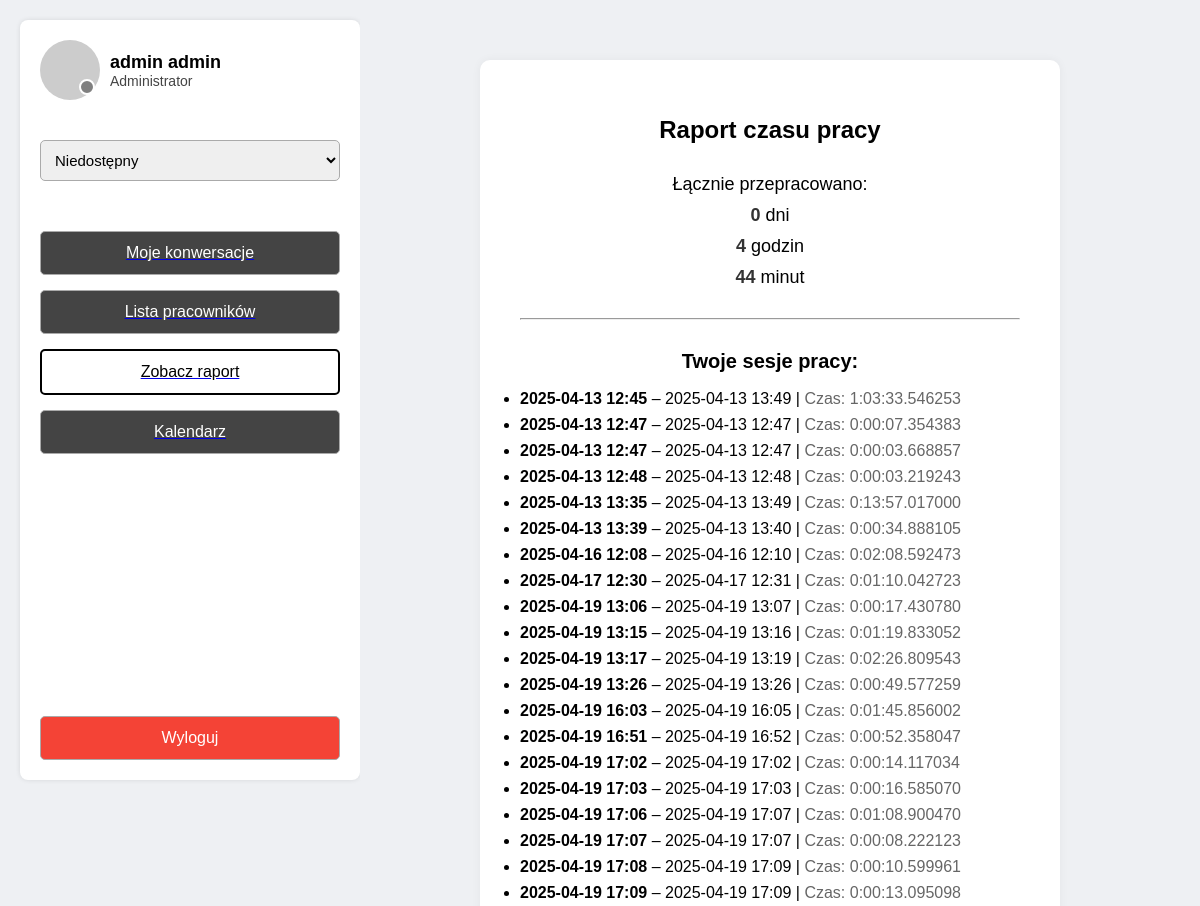
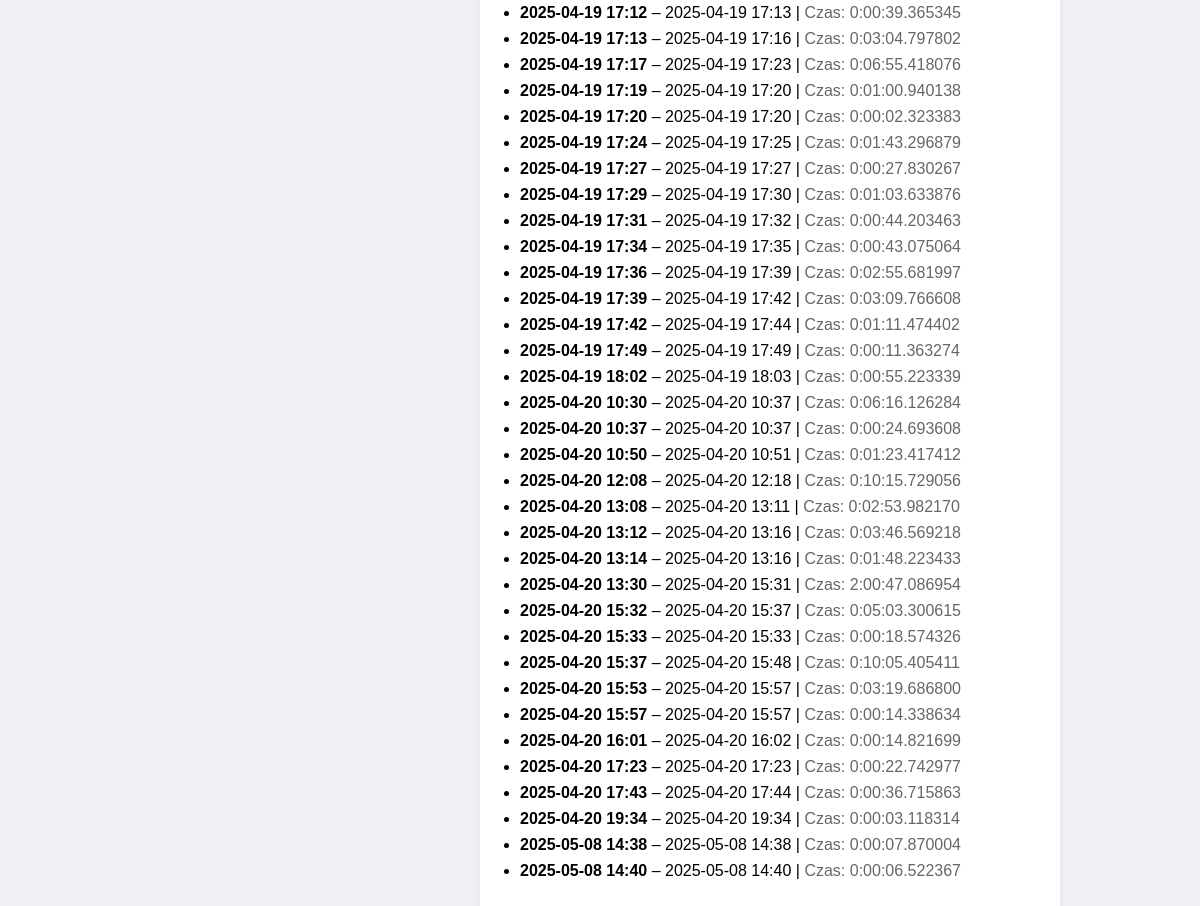
The page /user/raport/ (signed in) on the database as committed earlier (2 pictures, top to bottom).
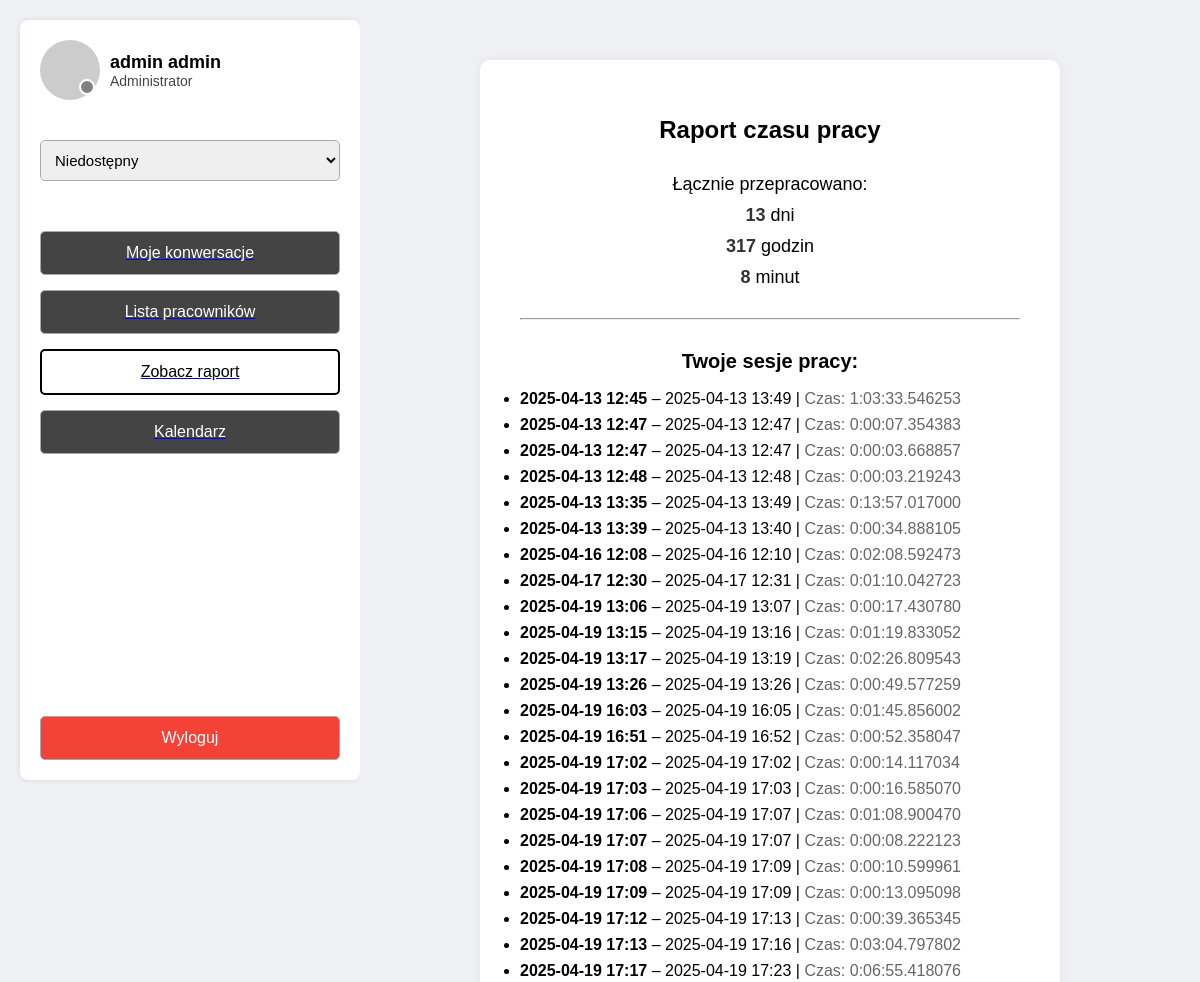
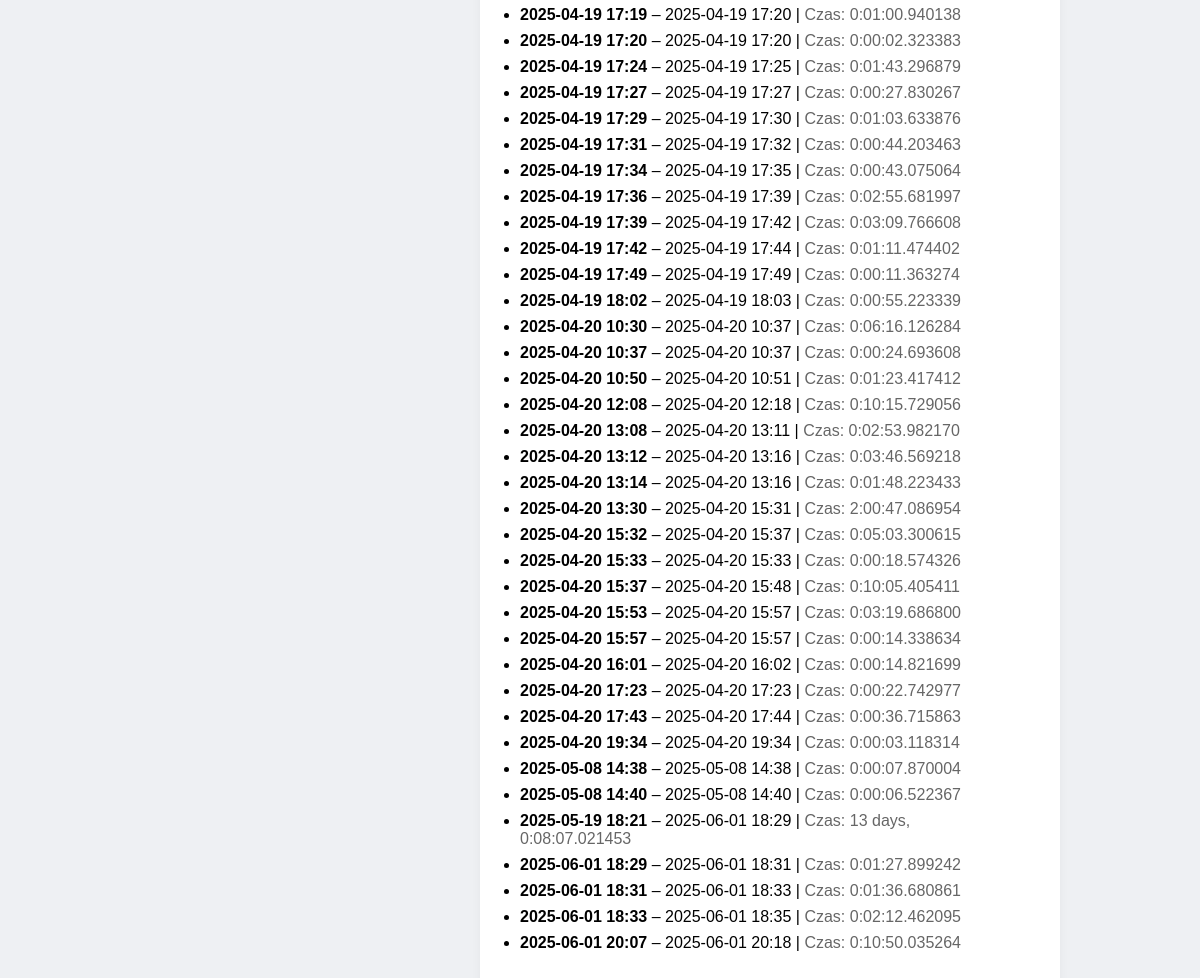
The same page on the database as committed later (2 pictures, top to bottom).
### users/models.py (models this page shows, shortened)
class WorkSession(models.Model):
    user = models.ForeignKey(User, on_delete=models.CASCADE)
    login_time = models.DateTimeField(auto_now_add=True)
    logout_time = models.DateTimeField(null=True, blank=True)
    def duration(self):
        from django.utils.timezone import now
        if self.logout_time:
            return self.logout_time - self.login_time
        return now() - self.login_time

### users/views.py (the view)
# urls.py: path('user/raport/', user_raport, name='user_raport'),
@login_required
def user_raport(request):
    sessions = WorkSession.objects.filter(user=request.user)
    total_duration = sum([s.duration() for s in sessions], start=now() - now())
    total_seconds = int(total_duration.total_seconds())
    hours = total_seconds // 3600
    minutes = (total_seconds % 3600) // 60
    return render(request, 'users/user_raport.html', {
        'sessions': sessions,
        'total_duration': total_duration,
        'hours': hours,
        'minutes': minutes
    })

### users/templates/users/user_raport.html (shortened to what this page needs)
<!DOCTYPE html>
<html lang="pl">
<head>
</head>
<body>
  <div class="container">
    <div class="sidebar">
      <div class="top-section">
        <div class="profile">
          <div class="profile-pic">
            <div class="status-dot {% if request.user.status == 'available' %}green{% elif request.user.status == 'busy' %}orange{% else %}gray{% endif %}"></div>
          </div>
          <div class="user-info">
            <h2>{{ request.user.get_full_name }}</h2>
            <div class="role">{{ request.user.get_rola_display }}</div>
          </div>
        </div>
        <form method="post" action="{% url 'change_status' %}" style="margin-top: 10px;">
          <select name="status" onchange="this.form.submit()" style="width: 100%; padding: 10px; font-size: 15px; border-radius: 5px; border: 1px solid #aaa;">
            <option value="offline" {% if request.user.status == 'offline' %}selected{% endif %}>Niedostępny</option>
          </select>
        </form>
        <div class="buttons">
          <a href="{% url 'messages' %}"><button>Moje konwersacje</button></a>
          <a href="/user/list/"><button>Lista pracowników</button></a>
          <a href="/user/raport/"><button class="active">Zobacz raport</button></a>
          <a href="{% url 'calendar' %}"><button>Kalendarz</button></a>
        </div>
      </div>
      <form method="post" action="{% url 'logout' %}">
        <button class="logout-btn" type="submit">Wyloguj</button>
      </form>
    </div>
    <div class="report-area">
      <div class="report-card">
        <h1>Raport czasu pracy</h1>
        <p>Łącznie przepracowano:</p>
        <p><span class="highlight">{{ total_duration.days }}</span> dni</p>
        <p><span class="highlight">{{ hours }}</span> godzin</p>
        <p><span class="highlight">{{ minutes }}</span> minut</p>
        <hr style="margin: 30px 0;">
        <h2 style="font-size: 20px;">Twoje sesje pracy:</h2>
        <ul style="text-align: left; padding-left: 0;">
          {% for session in sessions %}
            <li style="margin-bottom: 8px;">
              <b>{{ session.login_time|date:"Y-m-d H:i" }}</b> –
              {% if session.logout_time %}
                {{ session.logout_time|date:"Y-m-d H:i" }}
              {% else %}
                <i>aktualnie zalogowany</i>
              {% endif %}
              |
              <span style="color: #666;">Czas: {{ session.duration }}</span>
            </li>
          {% empty %}
            <li>Brak sesji do wyświetlenia.</li>
          {% endfor %}
        </ul>
      </div>
    </div>
  </div>
</body>
</html>

Rows that differ between the two databases and show on the page:
added WorkSession: login_time "2025-05-19 18:21", logout_time "2025-06-01 18:29", duration "13 days, 0:08:07.021453"
added WorkSession: login_time "2025-06-01 18:29", logout_time "2025-06-01 18:31", duration "0:01:27.899242"
added WorkSession: login_time "2025-06-01 18:31", logout_time "2025-06-01 18:33", duration "0:01:36.680861"
added WorkSession: login_time "2025-06-01 18:33", logout_time "2025-06-01 18:35", duration "0:02:12.462095"
added WorkSession: login_time "2025-06-01 20:07", logout_time "2025-06-01 20:18", duration "0:10:50.035264"
Other text that changed with them:
{{ total_duration.days }}: "0" → "13"
{{ hours }}: "4" → "317"
{{ minutes }}: "44" → "8"
